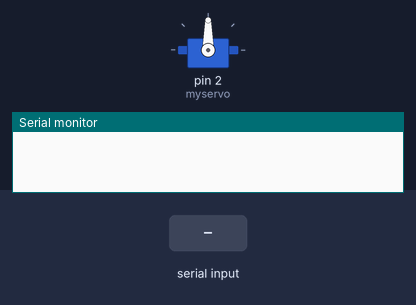
Bench run of a sketch on a simulated Arduino Uno, built with avr-gcc and run on an emulated ATmega328P. On the bench: servo, the last lines printed to the serial monitor. Inputs (shaded band) come from the test bench.

Above: at 1.2 s.
1.3 s: "90,45\n" received over Serial
At 1.75 s:
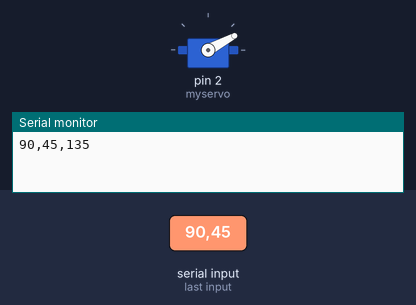
4.3 s: "30,150\n" received over Serial
At 4.47 s:
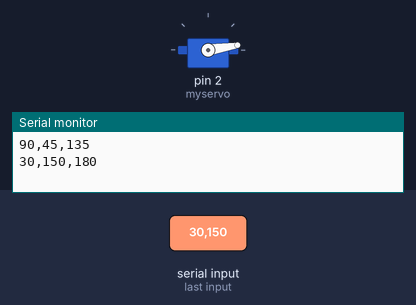
7.3 s: "200\n" received over Serial
At 10.4 s:
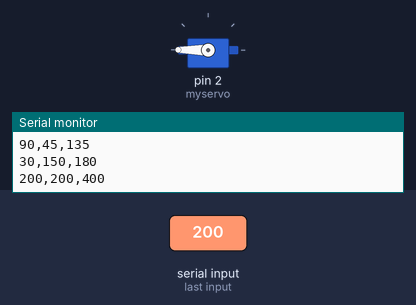
Timing chart, 0 to 14.9 s (numbered marks = the images above; inputs shaded):
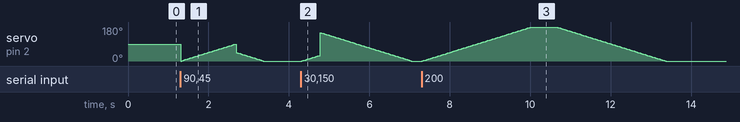

The sketch:

comm.ino
```cpp
/*
Program: Receive Integers From Raspberry Pi
File: receive_ints_from_raspberrypi_strings.ino
Description: Receive integers from a Raspberry Pi
Author: Addison Sears-Collins
Website: https://automaticaddison.com
Date: July 5, 2020
*/
// Initialize the integer variables
#include <Servo.h>

Servo myservo;  // create servo object to control a servo
// twelve servo objects can be created on most boards


int pos = 0;
// Initialize the integer variables
int servo_0_angle = 180;
int servo_1_angle = 180;


// Initialize the String variables
String servo_0_angle_str = "";
String servo_1_angle_str = "";


int sum = 0;

// Get ready to accept comma-separated values
int comma_position;

void setup(){

  // Set the baud rate
  Serial.begin(9600);
  myservo.attach(2);  // attaches the servo on pin 2 to the servo object

}

void loop(){

  if(Serial.available() > 0) {

    // Read string until the new line character
    String data = Serial.readStringUntil('\n');

    // There are 2 integers we will be receiving from the
    // Raspberry Pi

    // Integer 0
    comma_position = data.indexOf(',');
    servo_0_angle_str = data.substring(0,comma_position);
    servo_0_angle = servo_0_angle_str.toInt();
    data = data.substring(comma_position+1, data.length());

    // Integer 1
    comma_position = data.indexOf(',');
    servo_1_angle_str = data.substring(0,comma_position);
    servo_1_angle = servo_1_angle_str.toInt();
    data = data.substring(comma_position+1, data.length());


    // Compute a sum to prove we have integers
    sum = servo_0_angle + servo_1_angle;

    // We do println to add a new line character '\n' at the end
    // of the comma-separated stream of integers
    // The stuff below is ready by the Raspberry Pi
    Serial.print(servo_0_angle); Serial.print(",");
    Serial.print(servo_1_angle); Serial.print(",");
    Serial.println(sum);

    for (pos = 0; pos <=   servo_0_angle; pos += 1) { // goes from 0 degrees to 180 degrees
    // in steps of 1 degree
    myservo.write(pos);              // tell servo to go to position in variable 'pos'
    delay(15);                       // waits 15ms for the servo to reach the position
     }
    for (pos = servo_1_angle; pos >= 0; pos -= 1) { // goes from 180 degrees to 0 degrees
    myservo.write(pos);              // tell servo to go to position in variable 'pos'
    delay(15);                       // waits 15ms for the servo to reach the position
    }


  }
}
```

Measured:
- after the input at 4.3 s, servo on pin 2 (myservo): rises from 0° to 150° in 0.45 s, then falls to 0° in 2.3 s
- after the input at 7.3 s, servo on pin 2 (myservo): rises from 0° to 180° in 2.7 s, then falls to 0° in 3.3 s
